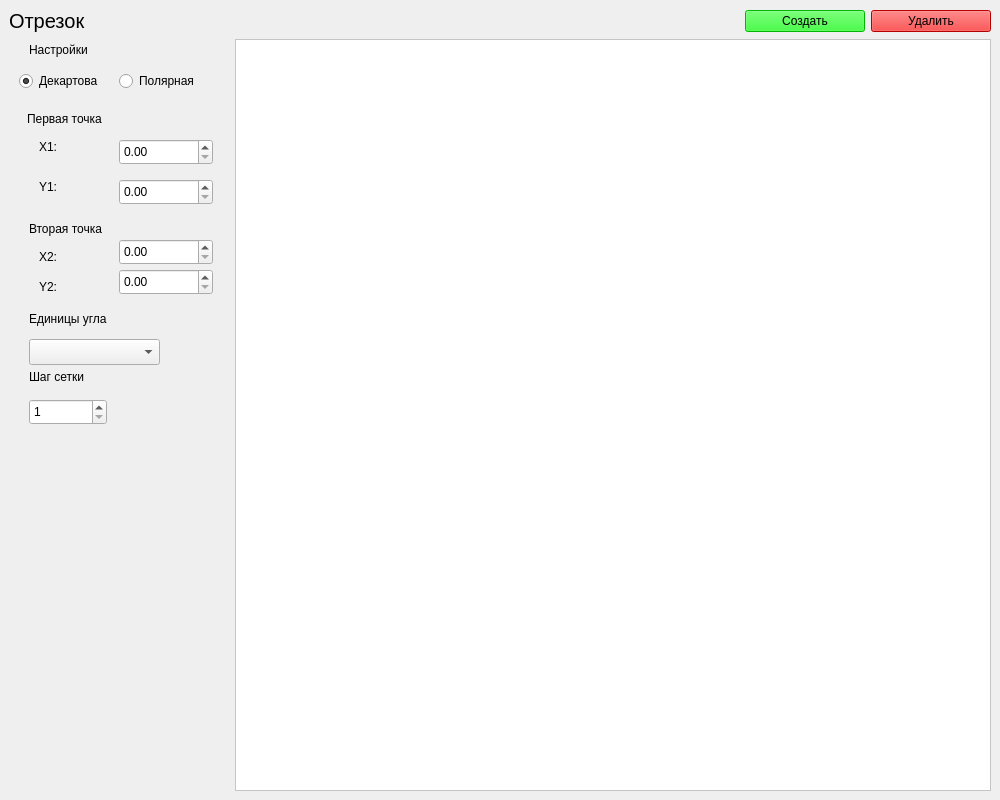
<?xml version="1.0" encoding="UTF-8"?>
<ui version="4.0">
 <class>AiroCAD</class>
 <widget class="QMainWindow" name="AiroCAD">
  <property name="geometry">
   <rect>
    <x>0</x>
    <y>0</y>
    <width>1000</width>
    <height>800</height>
   </rect>
  </property>
  <property name="minimumSize">
   <size>
    <width>800</width>
    <height>600</height>
   </size>
  </property>
  <property name="windowTitle">
   <string>MainWindow</string>
  </property>
  <widget class="QWidget" name="centralwidget">
   <layout class="QVBoxLayout" name="verticalLayout" stretch="0,1">
    <item>
     <layout class="QHBoxLayout" name="horizontalLayout_2">
      <item>
       <widget class="QLabel" name="label_line">
        <property name="font">
         <font>
          <pointsize>15</pointsize>
         </font>
        </property>
        <property name="text">
         <string>Отрезок</string>
        </property>
       </widget>
      </item>
      <item>
       <widget class="QPushButton" name="btn_createLine">
        <property name="sizePolicy">
         <sizepolicy hsizetype="Fixed" vsizetype="Fixed">
          <horstretch>0</horstretch>
          <verstretch>0</verstretch>
         </sizepolicy>
        </property>
        <property name="minimumSize">
         <size>
          <width>100</width>
          <height>0</height>
         </size>
        </property>
        <property name="maximumSize">
         <size>
          <width>120</width>
          <height>16777215</height>
         </size>
        </property>
        <property name="styleSheet">
         <string notr="true">background-color: rgb(0, 255, 0);</string>
        </property>
        <property name="text">
         <string>Создать</string>
        </property>
       </widget>
      </item>
      <item>
       <widget class="QPushButton" name="btn_deleteLine">
        <property name="sizePolicy">
         <sizepolicy hsizetype="Fixed" vsizetype="Fixed">
          <horstretch>0</horstretch>
          <verstretch>0</verstretch>
         </sizepolicy>
        </property>
        <property name="minimumSize">
         <size>
          <width>100</width>
          <height>0</height>
         </size>
        </property>
        <property name="maximumSize">
         <size>
          <width>120</width>
          <height>16777215</height>
         </size>
        </property>
        <property name="styleSheet">
         <string notr="true">background-color: rgb(255, 0, 0);</string>
        </property>
        <property name="text">
         <string>Удалить</string>
        </property>
       </widget>
      </item>
     </layout>
    </item>
    <item>
     <layout class="QHBoxLayout" name="horizontalLayout">
      <item>
       <widget class="QWidget" name="widgets_settings" native="true">
        <property name="sizePolicy">
         <sizepolicy hsizetype="Fixed" vsizetype="Expanding">
          <horstretch>0</horstretch>
          <verstretch>0</verstretch>
         </sizepolicy>
        </property>
        <property name="minimumSize">
         <size>
          <width>220</width>
          <height>0</height>
         </size>
        </property>
        <property name="maximumSize">
         <size>
          <width>260</width>
          <height>16777215</height>
         </size>
        </property>
        <widget class="QLabel" name="label_settings">
         <property name="geometry">
          <rect>
           <x>20</x>
           <y>0</y>
           <width>151</width>
           <height>21</height>
          </rect>
         </property>
         <property name="text">
          <string>Настройки</string>
         </property>
        </widget>
        <widget class="QRadioButton" name="rbtn_dec">
         <property name="geometry">
          <rect>
           <x>10</x>
           <y>30</y>
           <width>98</width>
           <height>24</height>
          </rect>
         </property>
         <property name="text">
          <string>Декартова</string>
         </property>
         <property name="checked">
          <bool>true</bool>
         </property>
        </widget>
        <widget class="QRadioButton" name="rbtn_pol">
         <property name="geometry">
          <rect>
           <x>110</x>
           <y>30</y>
           <width>111</width>
           <height>24</height>
          </rect>
         </property>
         <property name="text">
          <string>Полярная</string>
         </property>
        </widget>
        <widget class="QDoubleSpinBox" name="doubleSpinBox_x1">
         <property name="geometry">
          <rect>
           <x>110</x>
           <y>100</y>
           <width>94</width>
           <height>26</height>
          </rect>
         </property>
        </widget>
        <widget class="QDoubleSpinBox" name="doubleSpinBox_y1">
         <property name="geometry">
          <rect>
           <x>110</x>
           <y>140</y>
           <width>94</width>
           <height>26</height>
          </rect>
         </property>
        </widget>
        <widget class="QDoubleSpinBox" name="doubleSpinBox_x2">
         <property name="geometry">
          <rect>
           <x>110</x>
           <y>200</y>
           <width>94</width>
           <height>26</height>
          </rect>
         </property>
        </widget>
        <widget class="QDoubleSpinBox" name="doubleSpinBox_y2">
         <property name="geometry">
          <rect>
           <x>110</x>
           <y>230</y>
           <width>94</width>
           <height>26</height>
          </rect>
         </property>
        </widget>
        <widget class="QLabel" name="label_p1">
         <property name="geometry">
          <rect>
           <x>18</x>
           <y>70</y>
           <width>131</width>
           <height>20</height>
          </rect>
         </property>
         <property name="text">
          <string>Первая точка</string>
         </property>
        </widget>
        <widget class="QLabel" name="label_p2">
         <property name="geometry">
          <rect>
           <x>20</x>
           <y>180</y>
           <width>101</width>
           <height>20</height>
          </rect>
         </property>
         <property name="text">
          <string>Вторая точка</string>
         </property>
        </widget>
        <widget class="QLabel" name="label_corner">
         <property name="geometry">
          <rect>
           <x>20</x>
           <y>270</y>
           <width>111</width>
           <height>20</height>
          </rect>
         </property>
         <property name="text">
          <string>Единицы угла</string>
         </property>
        </widget>
        <widget class="QComboBox" name="comboBox_corner">
         <property name="geometry">
          <rect>
           <x>20</x>
           <y>300</y>
           <width>131</width>
           <height>26</height>
          </rect>
         </property>
        </widget>
        <widget class="QLabel" name="label_net">
         <property name="geometry">
          <rect>
           <x>20</x>
           <y>330</y>
           <width>121</width>
           <height>16</height>
          </rect>
         </property>
         <property name="text">
          <string>Шаг сетки</string>
         </property>
        </widget>
        <widget class="QSpinBox" name="spinBox_net">
         <property name="geometry">
          <rect>
           <x>20</x>
           <y>360</y>
           <width>78</width>
           <height>26</height>
          </rect>
         </property>
         <property name="minimum">
          <number>1</number>
         </property>
         <property name="maximum">
          <number>100</number>
         </property>
        </widget>
        <widget class="QLabel" name="label">
         <property name="geometry">
          <rect>
           <x>30</x>
           <y>100</y>
           <width>49</width>
           <height>16</height>
          </rect>
         </property>
         <property name="text">
          <string>X1:</string>
         </property>
        </widget>
        <widget class="QLabel" name="label_2">
         <property name="geometry">
          <rect>
           <x>30</x>
           <y>140</y>
           <width>49</width>
           <height>16</height>
          </rect>
         </property>
         <property name="text">
          <string>Y1:</string>
         </property>
        </widget>
        <widget class="QLabel" name="label_3">
         <property name="geometry">
          <rect>
           <x>30</x>
           <y>210</y>
           <width>49</width>
           <height>16</height>
          </rect>
         </property>
         <property name="text">
          <string>X2:</string>
         </property>
        </widget>
        <widget class="QLabel" name="label_4">
         <property name="geometry">
          <rect>
           <x>30</x>
           <y>240</y>
           <width>49</width>
           <height>16</height>
          </rect>
         </property>
         <property name="text">
          <string>Y2:</string>
         </property>
        </widget>
       </widget>
      </item>
      <item>
       <widget class="CadView" name="graphic">
        <property name="styleSheet">
         <string notr="true">background-color: rgb(255, 255, 255);</string>
        </property>
       </widget>
      </item>
     </layout>
    </item>
   </layout>
  </widget>
 </widget>
 <customwidgets>
  <customwidget>
   <class>CadView</class>
   <extends>QGraphicsView</extends>
   <header>cad_view</header>
  </customwidget>
 </customwidgets>
 <resources/>
 <connections/>
</ui>
